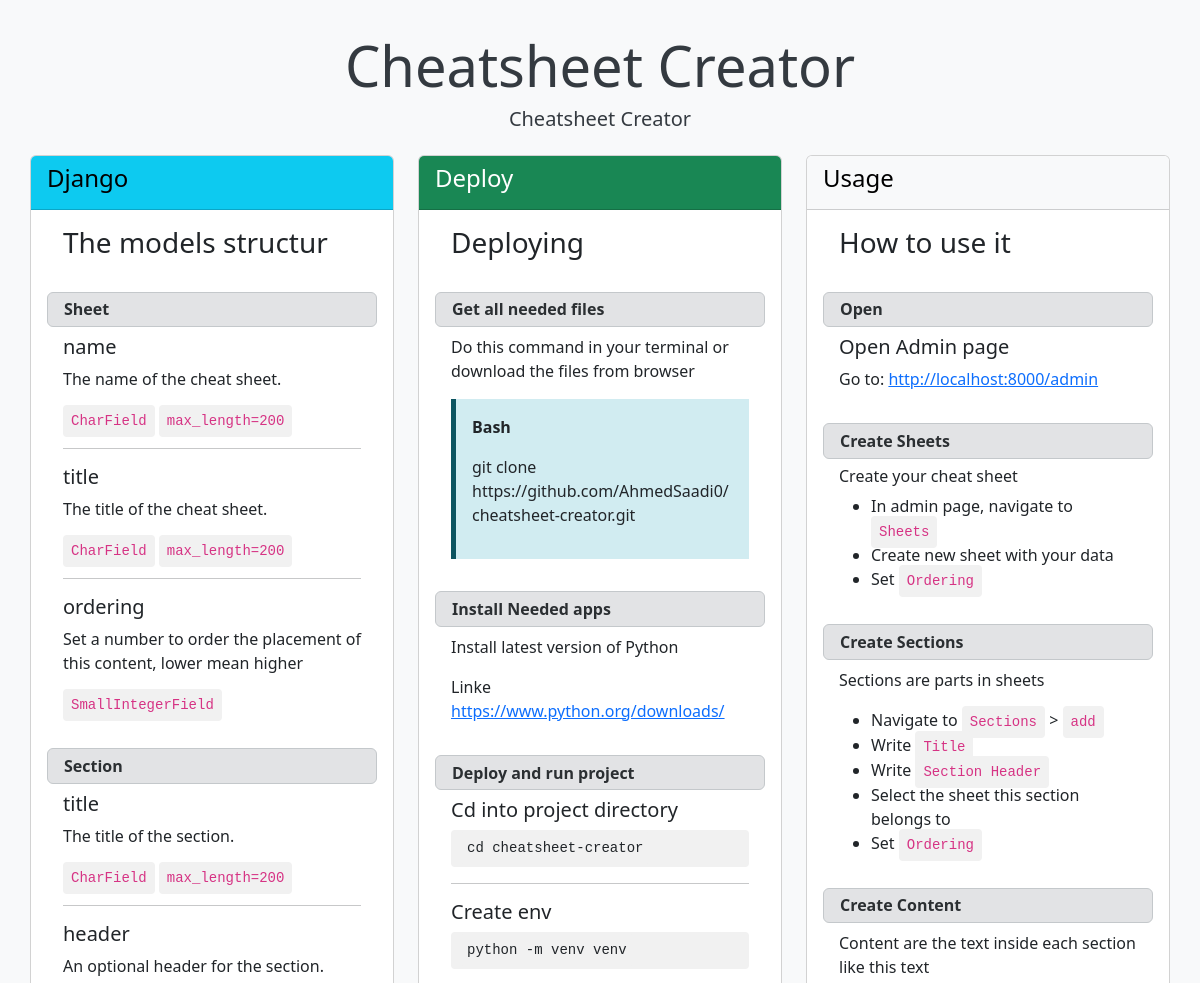
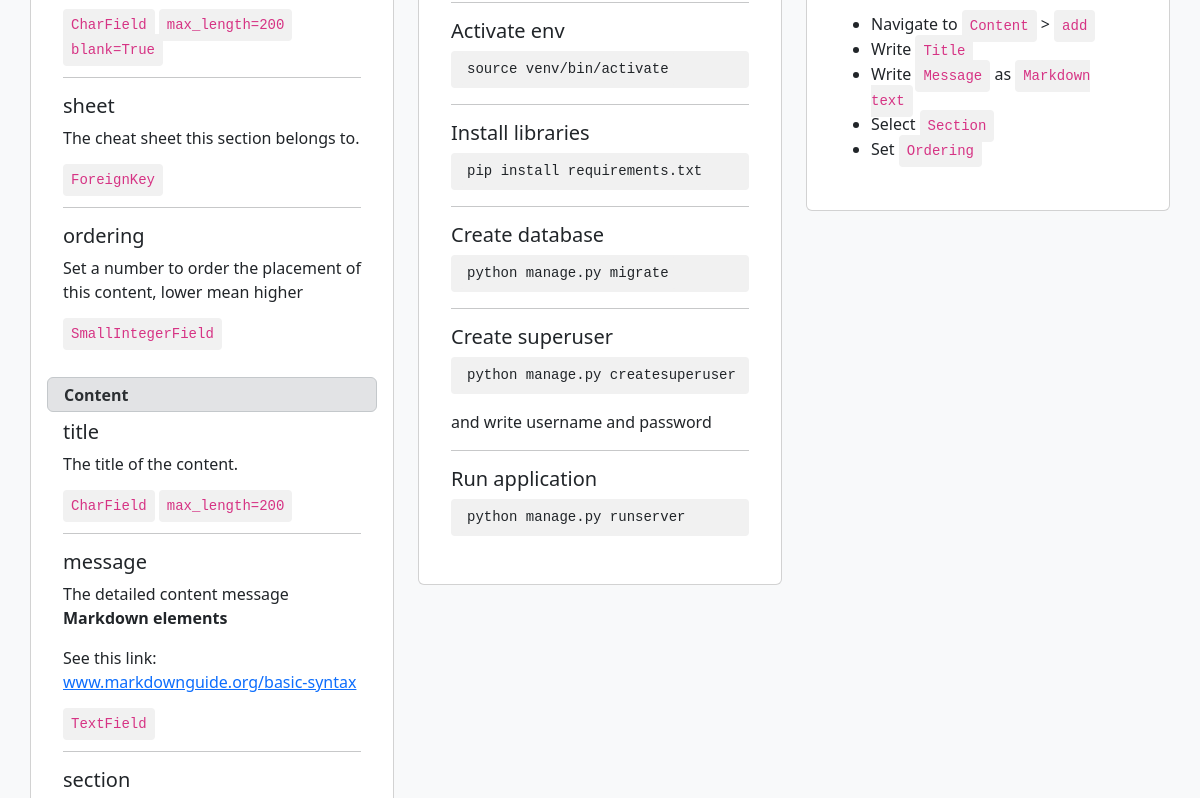
/sheet/2 (upper part), run on an earlier commit of the app's database (2 pictures, top to bottom).
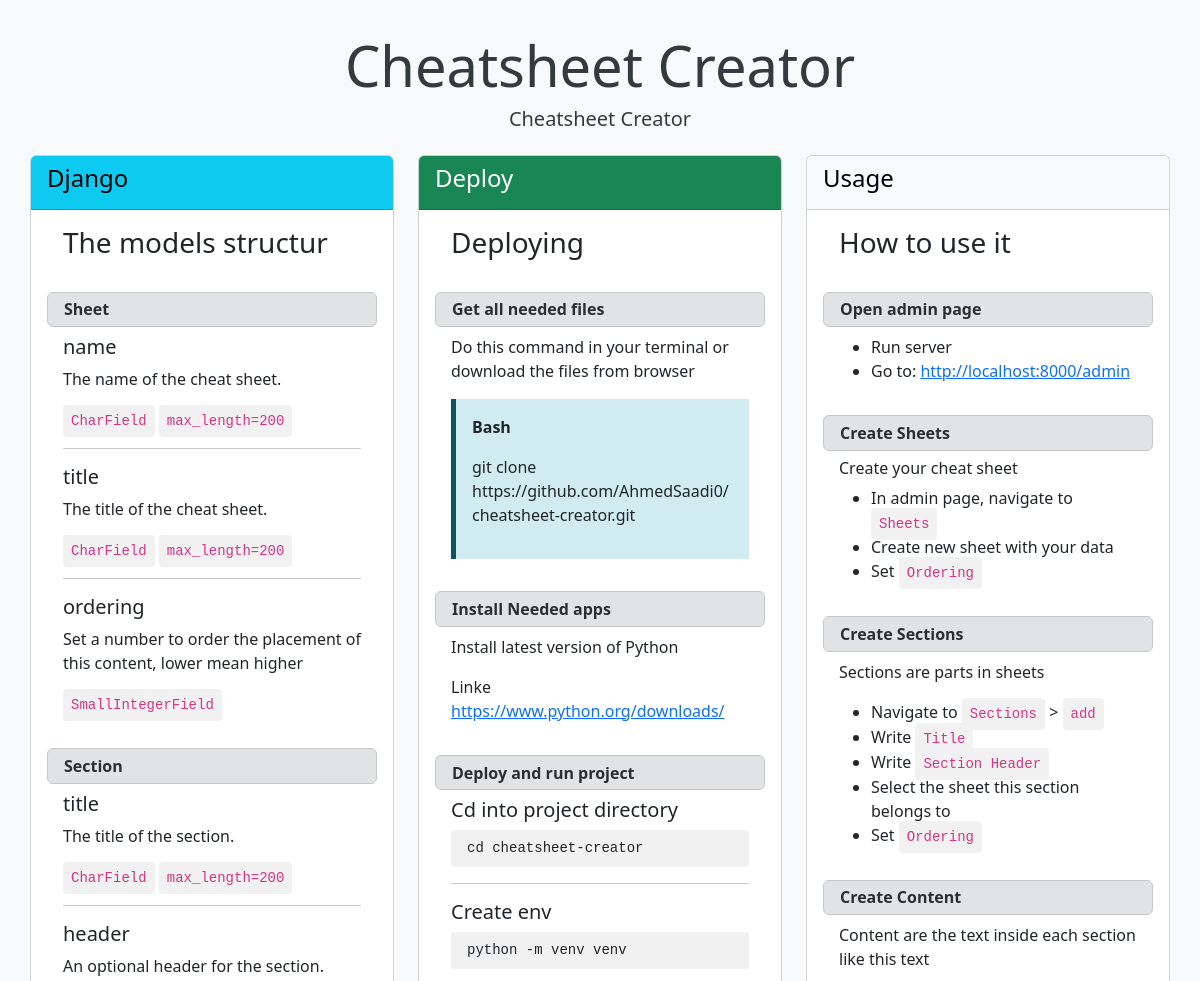
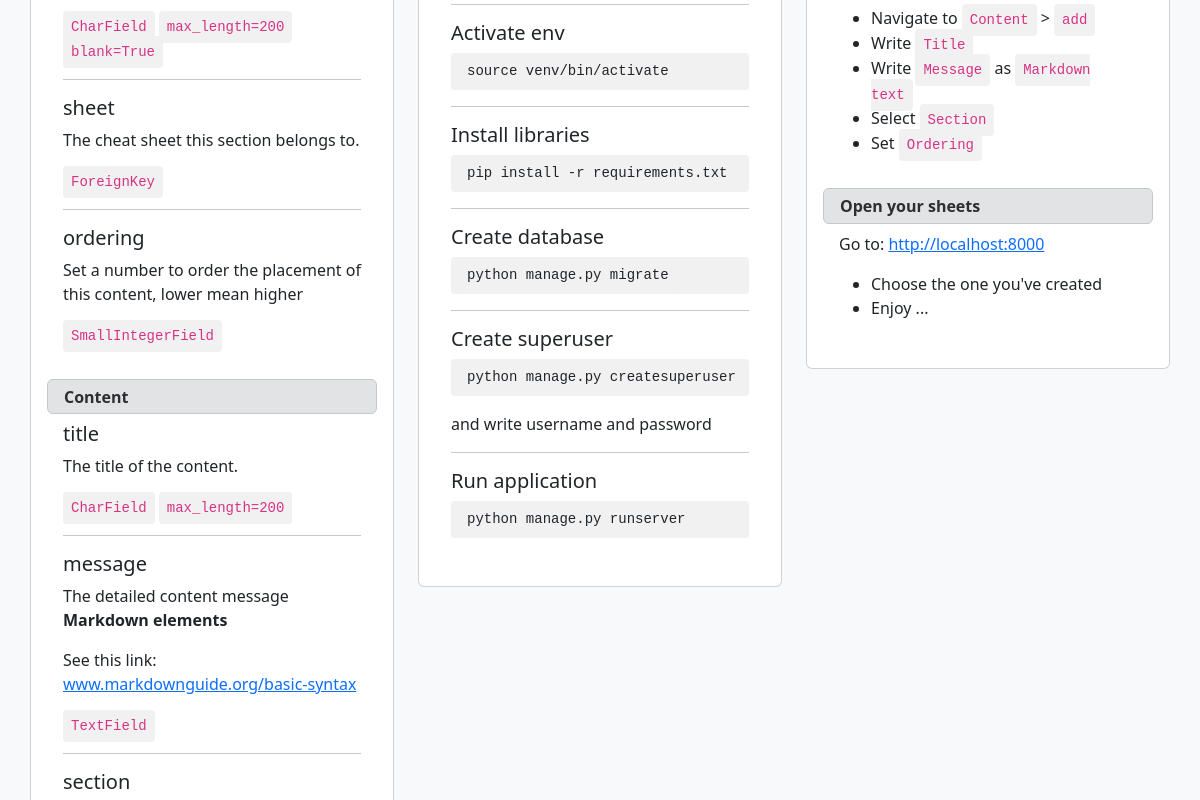
And on a later commit of the database (2 pictures, top to bottom).
### core/models.py (models this page shows, shortened)
class Section(models.Model):
    title = models.CharField(
        max_length=200,
        verbose_name=_("Section Title"),
        help_text=_("The title of the section."),
    )
    header = models.CharField(
        max_length=200,
        verbose_name=_("Section Header"),
        blank=True,
        help_text=_("An optional header for the section."),
    )
    sheet = models.ForeignKey(
        to="Sheet",
        on_delete=models.CASCADE,
        verbose_name=_("Sheet"),
        related_name="sections",
        help_text=_("The cheat sheet this section belongs to."),
    )
    ordering = models.SmallIntegerField(
        verbose_name=_("Ordering"),
        help_text=_(
            "Set a number to order the placement of this content, lower mean higher"
        ),
        default=0,
    )
    class Meta:
        verbose_name = _("Section")
        verbose_name_plural = _("Sections")
        ordering = ["ordering"]

class Content(models.Model):
    title = models.CharField(
        max_length=200,
        verbose_name=_("Content Title"),
        help_text=_("The title of the content."),
    )
    message = models.TextField(
        verbose_name=_("Content Message"),
        help_text=_("The detailed content message."),
    )
    section = models.ForeignKey(
        to="Section",
        on_delete=models.CASCADE,
        verbose_name=_("Section"),
        related_name="contents",
        help_text=_("The section this content belongs to."),
    )
    ordering = models.SmallIntegerField(
        verbose_name=_("Ordering"),
        help_text=_(
            "Set a number to order the placement of this content, lower mean higher"
        ),
        default=0,
    )
    class Meta:
        verbose_name = _("Content")
        verbose_name_plural = _("Contents")
        ordering = ["ordering"]

### core/views.py (the view)
class SheetTemplateView(TemplateView):
    template_name = "sheet.html"
    def get_context_data(self, **kwargs):
        context = super().get_context_data(**kwargs)
        pk = kwargs.get("pk")
        obj = Sheet.objects.get(id=pk)
        context["obj"] = obj
        return context

### core/templatetags/bootstrap_tags.py (called while the page is built)
@register.simple_tag
def random_bootstrap_color():
    return random.choice(BOOTSTRAP_COLOR_CLASSES)

### core/templatetags/markdown_extras.py (called while the page is built)
@register.filter(name="markdown_to_html")
def markdown_to_html(markdown_text):
    if not isinstance(markdown_text, str):
        return markdown_text
    try:
        html = markdown.markdown(
            markdown_text,
            extensions=[
                "markdown.extensions.fenced_code",
                "markdown.extensions.tables",
                "markdown.extensions.footnotes",
                "markdown.extensions.codehilite",
                "markdown.extensions.meta",
                "markdown.extensions.sane_lists",
                "markdown.extensions.toc",
            ],
            output_format="html5",
        )
    except Exception as e:
        return f"Error processing markdown: {e}"
    return html

### core/templates/sheet.html (shortened to what this page needs)
{% load markdown_extras i18n bootstrap_tags %}
<!DOCTYPE html>
<html lang="en">
    <head>
        <link href="https://cdn.jsdelivr.net/npm/bootstrap@5.3.2/dist/css/bootstrap.min.css"
              rel="stylesheet"
>
    </head>
    <body>
        <div class="container content-wrapper" dir="auto">
            <div class="text-center mb-4">
                <h1 class="display-4">{{ obj.name }}</h1>
                <h3 class="lead">{{ obj.title }}</h3>
            </div>
            <div class="row" dir="auto">
                {% for section in obj.sections.all %}
                    <div class="col-md-4 mb-4" dir="auto">
                        <div class="card">
                            <div class="card-header {% random_bootstrap_color %}">
                                <h4 dir="auto">{{ section.title }}</h4>
                            </div>
                            <div class="card-body" dir="auto">
                                <h3 class="text-section" dir="auto">{{ section.header }}</h3>
                                {% for content in section.contents.all %}
                                    <div class="alert alert-secondary title-section" dir="auto">
                                        <strong>{{ content.title }}</strong>
                                    </div>
                                    <div class="text-section" dir="auto">{{ content.message|markdown_to_html|safe }}</div>
                                {% endfor %}
                            </div>
                        </div>
                    </div>
                {% endfor %}
            </div>
        </div>
    </body>
</html>

What changed in the data, as far as the page shows it:
removed Content: title "Open", message "Open Admin page Go to: http://localhost:8000/admin", shown under Section "How to use it"
changed Content "Deploy and run project": message "…Install libraries pip install requirements.txt Create database python…" → "…Install libraries pip install -r requirements.txt Create database python…"
added Content: title "Open admin page", message "Run server Go to: http://localhost:8000/admin", shown under Section "How to use it"
added Content: title "Open your sheets", message "Go to: http://localhost:8000 Choose the one you've created Enjoy ...", shown under Section "How to use it"
